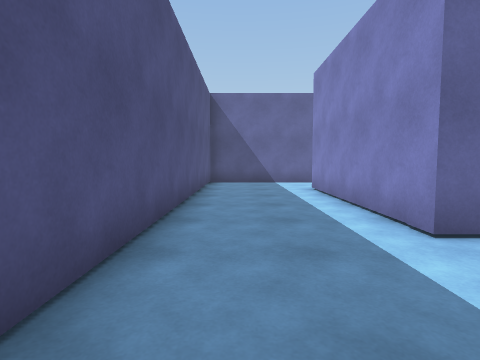
View 1 (above)

21 first-person views from a walk through a 3-D level made in the Unity game engine. The camera is 1.2 m above the floor, tilts 4° down and sees 80° across. The floor is counted in squares, 1.15 m on a side. Each view is taken from the middle of a square. On the plan, view 1 faces up. The plan holds only what a view shows up to about 12 squares ahead; the rest is blank. The player character is not drawn.

View 2
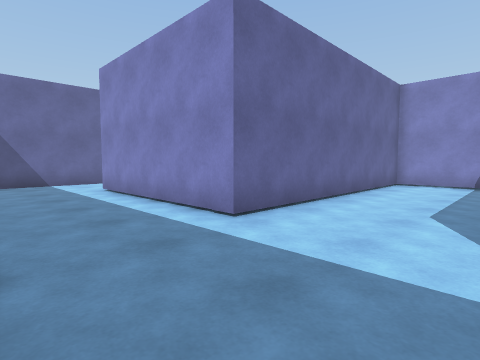

View 3
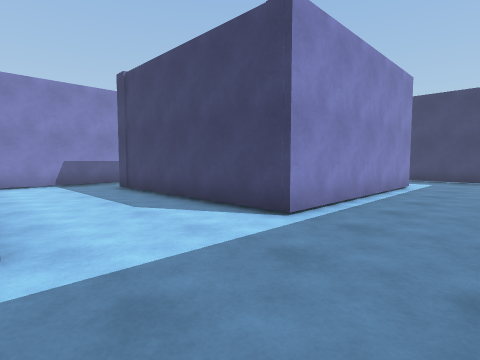

View 4
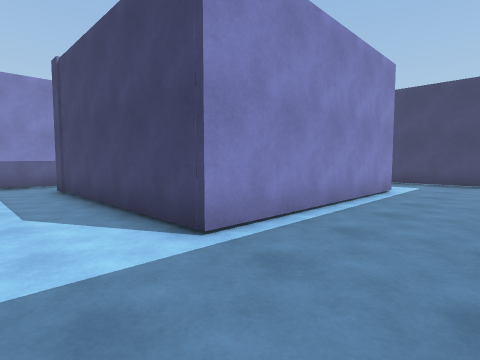

View 5
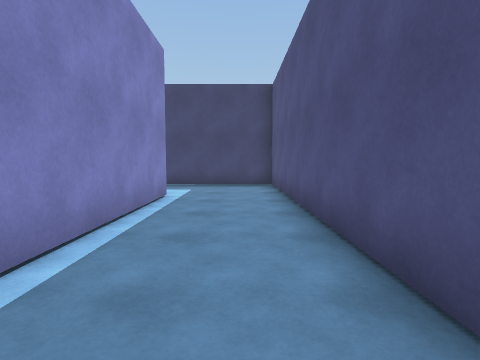

View 6
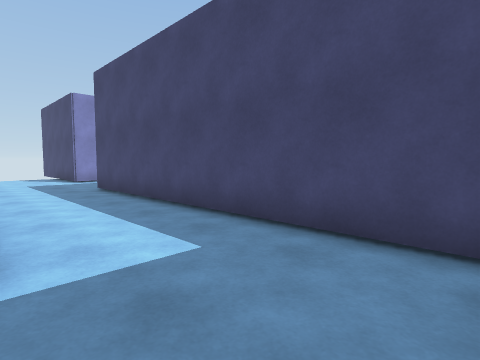

View 7
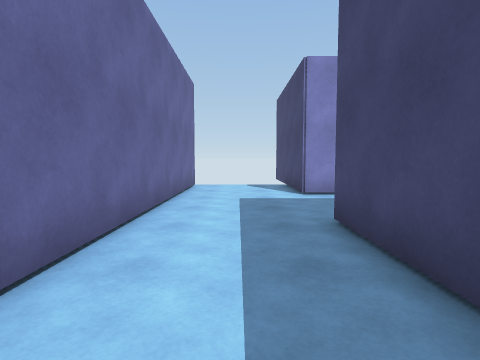

View 8
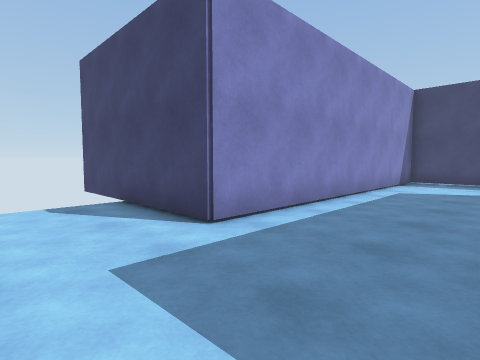

View 9
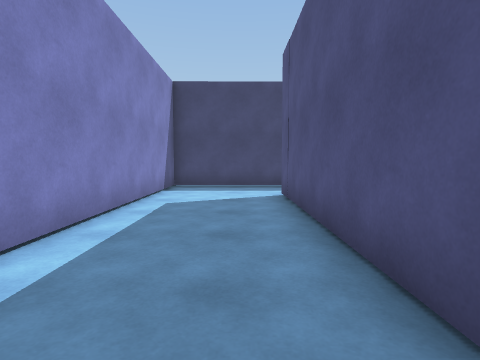

View 10
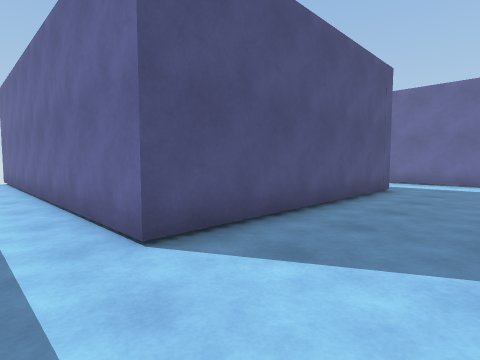

View 11
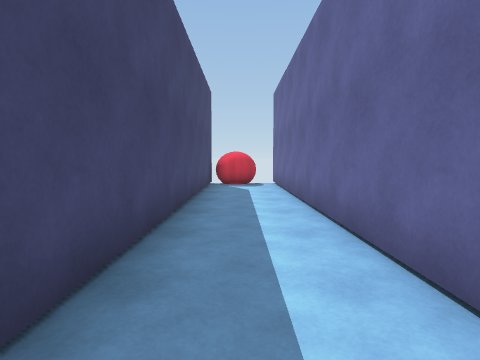

View 12
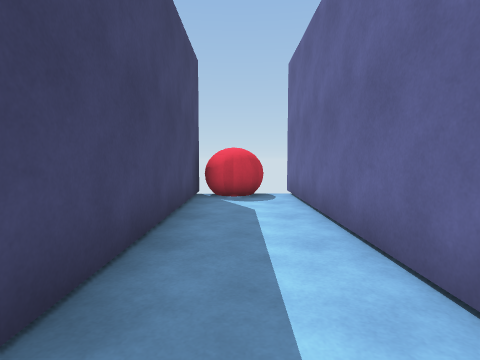

View 13
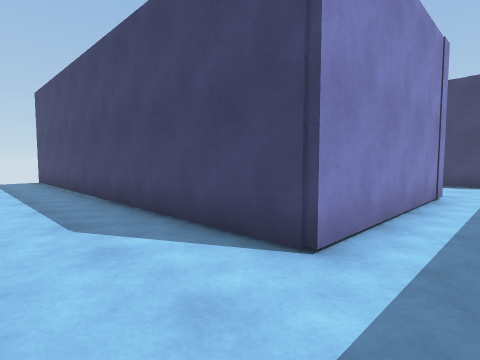

View 14
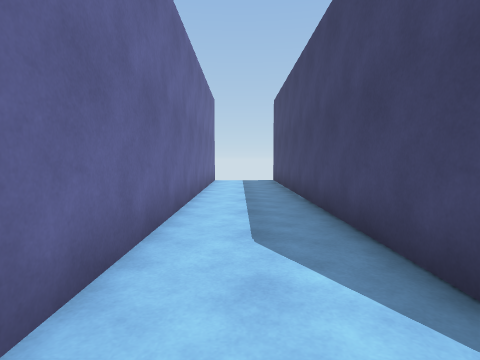

View 15
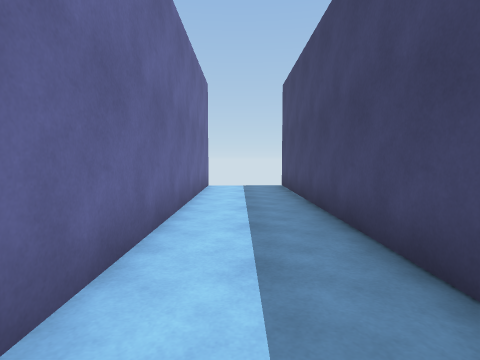

View 16
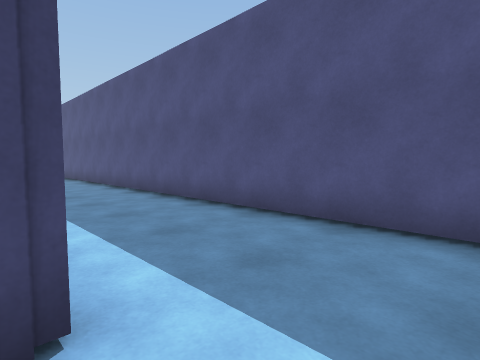

View 17
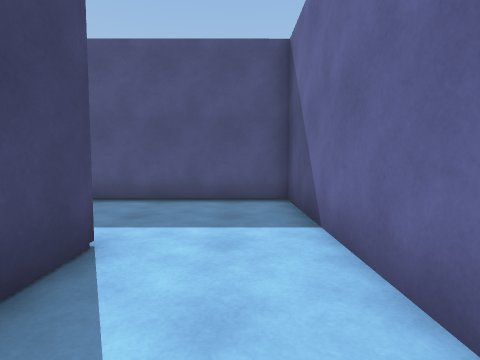

View 18
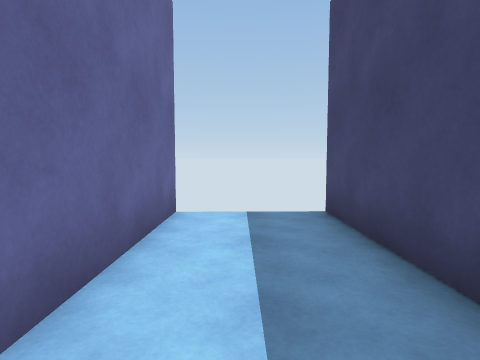

View 19
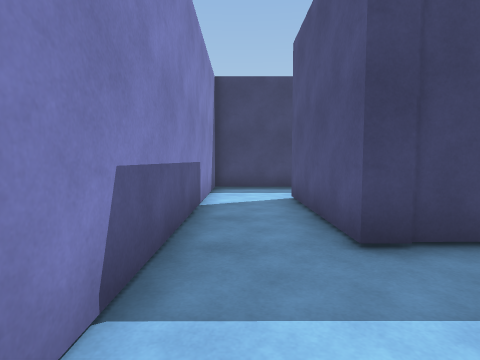

View 20
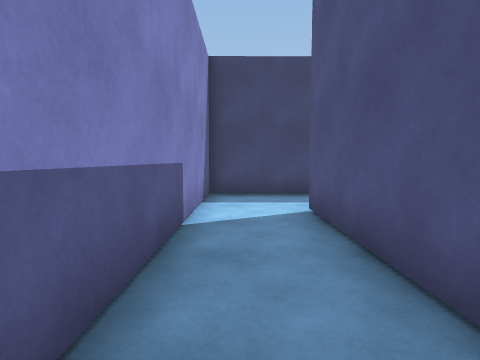

View 21
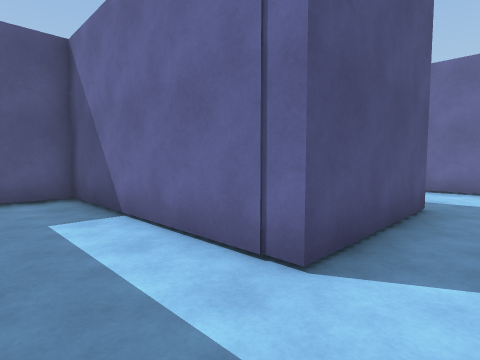

### Floor plan
Points are (right, up) in squares from view 1. A wall is a line through its corners. A room is listed if a view was taken in it or the views show most of it. See-through windows are left out.
Room 1 (views 1, 2, 3, 4, 5, 6, 7, 8, 9, 10, 11, 12, 13, 14, 15, 16, 17, 18, 19, 20, 21)
walls: (8.8, -7.6) (11.9, -7.6) (11.9, 3.7) (2.6, 3.7) (2.6, 10.3) (16.6, 10.3); (2.1, -8.2) (2.1, -0.4) (9.7, -0.4) (9.7, -4.8) (2.7, -4.8) (2.7, -6.3); (16.6, -8.2) (7.1, -8.2); (-2, -21.5) (-1.8, -21.9) (-1.7, -22.5) (-2.3, -23); (-3, -23.3) (13.6, -23.2) (13.6, -11.9) (17.6, -11.9); (16.8, 13.3) (-1.4, 13.2) (-1.3, -11.7) (9.7, -11.6) (9.8, -20.4) (-3.3, -20.5)

Positions as (right, up) in squares from view 1, and headings:
1: (0, 0), facing up
2: (-1, 0), facing up-right
3: (-1, 4), facing down-right
4: (-1, 2), facing down-right
5: (0, 0), facing down
6: (-1, -8), facing down-right
7: (5, -10), facing right
8: (10, -9), facing down-right
9: (11, -12), facing down
10: (13, -22), facing up-left
11: (10, -22), facing left
12: (6, -22), facing left
13: (1, 13), facing down-right
14: (2, 12), facing right
15: (5, 12), facing right
16: (3, 12), facing down-left
17: (6, 12), facing left
18: (11, 12), facing right
19: (11, 3), facing down
20: (11, 1), facing down
21: (11, -7), facing up-left
